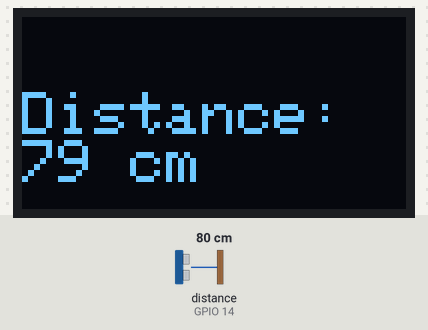
The sketch below on a simulated ESP32. Shown: 128×64 one-colour display. Wiring (from diagram.json): ultrasonic range finder: trigger GPIO 12; echo GPIO 14. The test bench sets the inputs (shaded band); at power-on: distance to the obstacle (sensor on GPIO 14) 80 cm. The echo pulse lasts 58.3 µs per cm; what the sketch prints to the serial monitor is not drawn.

Above: at 1.3 s.
1.4 s: distance to the obstacle (sensor on GPIO 14) set to 2 cm
At 2.2 s:
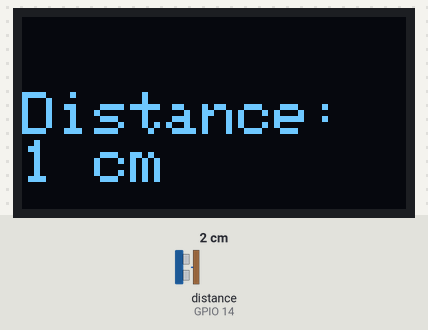
3.1 s: distance to the obstacle (sensor on GPIO 14) set to 4 cm
At 3.8 s:
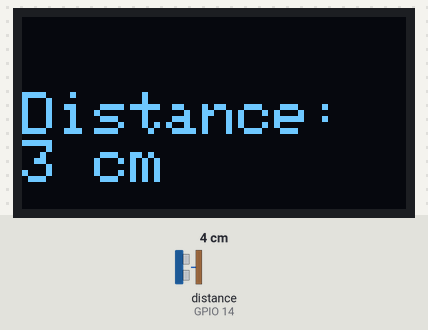
4.7 s: distance to the obstacle (sensor on GPIO 14) set to 9 cm
At 5.5 s:
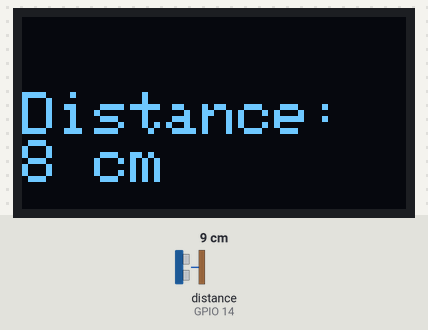
Timing chart, 0 to 7.7 s (numbered marks = the images above; inputs shaded):
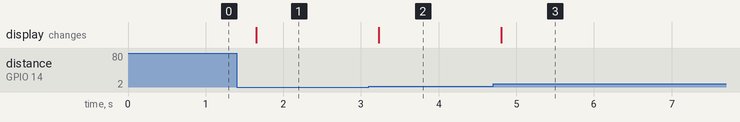

The sketch:

sketch.ino
```cpp
#include <Wire.h>
#include <Adafruit_GFX.h>
#include <Adafruit_SSD1306.h>

#define SCREEN_WIDTH 128
#define SCREEN_HEIGHT 64

Adafruit_SSD1306 display = Adafruit_SSD1306(128, 64, &Wire);

const int trigPin = 12;
const int echoPin = 14;

long duration;
int distanceCm;

void setup() {
  Serial.begin(115200);
  pinMode(trigPin, OUTPUT);
  pinMode(echoPin, INPUT);
  if (!display.begin(SSD1306_SWITCHCAPVCC, 0x3C)) {
    Serial.println(F("SSD1306 allocation failed"));
    for (;;);
  }
  display.setTextSize(2);
  display.setTextColor(WHITE);
}

void loop() {
  digitalWrite(trigPin, LOW);
  delayMicroseconds(2);
  digitalWrite(trigPin, HIGH);
  delayMicroseconds(10);
  digitalWrite(trigPin, LOW);
  duration = pulseIn(echoPin, HIGH);
  distanceCm = duration * 0.034 / 2;
  Serial.print("Distance (cm): ");
  Serial.println(distanceCm);
  display.clearDisplay();
  display.setCursor(0, 25);
  display.print("Distance: ");
  display.print(distanceCm);
  display.print(" cm");
  display.display();
  delay(500);
}
```

Measured:
- after the input at 1.4 s, the display: changes after 0.25 s (image 1)
- after the input at 3.1 s, the display: changes after 0.13 s (image 2)
- after the input at 4.7 s, the display: changes after 0.11 s (image 3)
